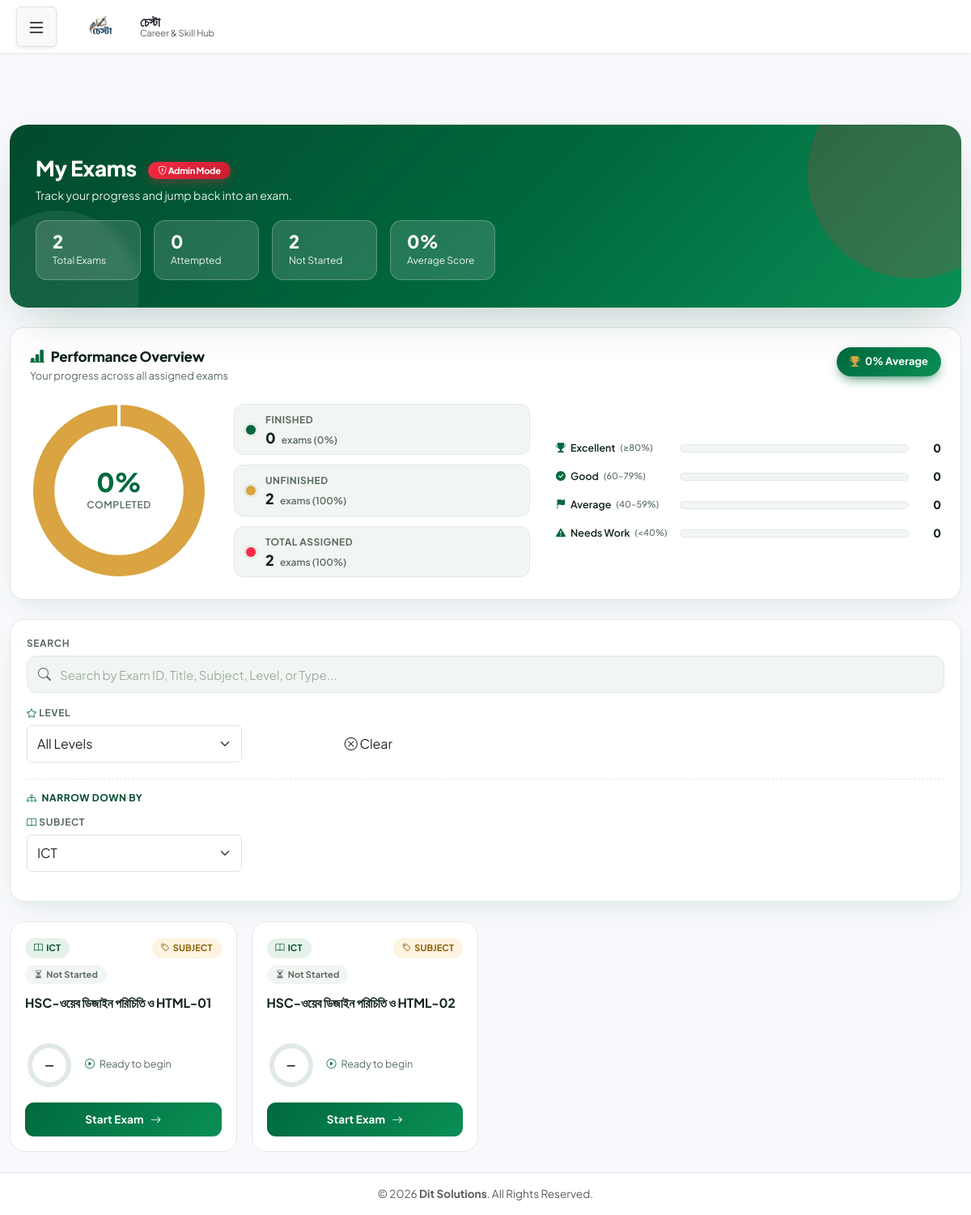
Page /exam_list_52th_bcs.php?subject_id=12 (signed in) on the committed database.
### tables this page shows
CREATE TABLE `exams_info` (
  `exam_id` varchar(100) NOT NULL,
  `level_id` int(11) NOT NULL,
  `subject_id` int(11) DEFAULT NULL,
  `chapter_id` int(11) DEFAULT NULL,
  `topic_id` int(11) DEFAULT NULL,
  `exam_date` date DEFAULT NULL,
  `AUTHORIZED_STATUS` char(1) DEFAULT NULL,
  `AUTHORIZED_USER` varchar(100) DEFAULT NULL,
  `AUTHORIZED_DATE` date DEFAULT NULL,
  `title` varchar(255) NOT NULL,
  `created_date` datetime DEFAULT current_timestamp(),
  `br_code` varchar(20) DEFAULT NULL,
  `org_code` varchar(20) DEFAULT NULL,
  `ENTRY_DATE` date DEFAULT NULL,
  `ENTRY_USER` varchar(200) DEFAULT NULL,
  `EDIT_DATE` date DEFAULT NULL,
  `EDIT_USER` varchar(200) DEFAULT NULL,
  `DELETE_DATE` date DEFAULT NULL,
  `DELETE_USER` varchar(200) DEFAULT NULL,
  `exam_type_id` int(11) NOT NULL,
  `remarks` text NOT NULL
);

CREATE TABLE `subjects` (
  `id` int(11) NOT NULL,
  `level_id` int(11) NOT NULL,
  `name` varchar(255) NOT NULL,
  `BR_CODE` varchar(20) DEFAULT NULL,
  `ORG_CODE` varchar(20) DEFAULT NULL,
  `AUTHORIZED_STATUS` char(1) DEFAULT 'N',
  `AUTHORIZED_USER` varchar(100) DEFAULT NULL,
  `AUTHORIZED_DATE` date DEFAULT NULL,
  `ENTRY_DATE` date DEFAULT NULL,
  `ENTRY_USER` varchar(200) DEFAULT NULL,
  `EDIT_DATE` date DEFAULT NULL,
  `EDIT_USER` varchar(200) DEFAULT NULL,
  `DELETE_USER` varchar(200) DEFAULT NULL,
  `DELETE_DATE` date DEFAULT NULL
);

CREATE TABLE `exam_types` (
  `id` int(11) NOT NULL,
  `type_name` varchar(50) NOT NULL,
  `description` varchar(255) DEFAULT NULL,
  `status` char(1) DEFAULT 'Y'
);

### exam_list_52th_bcs.php (the view, shortened to what the rows shown need)
<?php
require 'db.php';
$FIXED_EXAM_TYPE_ID = 3;
$selectedSubject  = isset($_GET['subject_id']) ? (int)$_GET['subject_id'] : 0;
$searchKeyword    = isset($_GET['search']) ? trim($_GET['search']) : '';
$sql = "SELECT
            e.exam_id,
            e.title,
            e.subject_id,
            e.level_id,
            e.exam_type_id,
            s.name as subject_name,
            l.name as level_name,
            t.type_name as exam_type_name
        FROM exams_info e
        LEFT JOIN subjects s ON e.subject_id = s.id
        LEFT JOIN levels l ON e.level_id = l.id
        LEFT JOIN exam_types t ON e.exam_type_id = t.id
        WHERE e.AUTHORIZED_STATUS = 'Y'
          AND e.exam_type_id = :fixed_exam_type_id";
$params = ['fixed_exam_type_id' => $FIXED_EXAM_TYPE_ID];
$whereConditions = [];
if ($selectedSubject > 0) {
    $whereConditions[] = "e.subject_id = :subject_id";
    $params['subject_id'] = $selectedSubject;
}
if (!empty($whereConditions)) {
    $sql .= " AND " . implode(" AND ", $whereConditions);
}
$sql .= " ORDER BY s.name ASC, e.title ASC";
try {
    $stmt = $pdo->prepare($sql);
    $stmt->execute($params);
    $exams = $stmt->fetchAll(PDO::FETCH_ASSOC);
} catch (PDOException $e) {
    error_log("Error fetching exams: " . $e->getMessage());
    $exams = [];
}
$examStatuses = [];
function getExamCard($exam, $statuses, $searchKeyword) {
    $examId = $exam['exam_id'];
    $hasResult = isset($statuses[$examId]) && $statuses[$examId]['attempted'];
    $ringColor = $hasResult ? $statuses[$examId]['color'] : '#94a3b8';
    $scoreValue = $hasResult ? $statuses[$examId]['best_score_rounded'] : 0;
    $circumference = 2 * M_PI * 24;
    $offset = $circumference - ($circumference * $scoreValue / 100);
    ?>
    <div class="exam-card" id="exam-row-<?= htmlspecialchars($examId) ?>">
        <div class="exam-card-top">
            <?php if (!empty($exam['subject_name'])): ?>
                <span class="chip chip-subject"><i class="bi bi-book"></i> <?= htmlspecialchars($exam['subject_name']) ?></span>
            <?php else: ?>
                <span class="chip chip-muted">Not Assigned</span>
            <?php endif; ?>
            <?php if (!empty($exam['exam_type_name'])): ?>
                <span class="chip chip-type"><i class="bi bi-tag"></i> <?= htmlspecialchars($exam['exam_type_name']) ?></span>
            <?php endif; ?>
            <?php if ($hasResult): ?>
                <span class="chip chip-status" style="background:<?= $ringColor ?>1a; color:<?= $ringColor ?>;">
                    <i class="bi <?= $statuses[$examId]['icon'] ?>"></i> <?= $statuses[$examId]['performance_text'] ?>
                </span>
            <?php else: ?>
                <span class="chip chip-status chip-not-started"><i class="bi bi-hourglass-split"></i> Not Started</span>
            <?php endif; ?>
        </div>
        <h3 class="exam-title">
            <?= htmlspecialchars($exam['title']) ?>
        </h3>
        <div class="exam-card-body">
            <div class="ring-wrap">
                <svg class="score-ring" width="60" height="60" viewBox="0 0 60 60">
                    <circle cx="30" cy="30" r="24" class="ring-track"/>
                    <circle cx="30" cy="30" r="24" class="ring-progress"
                        stroke="<?= $ringColor ?>"
                        stroke-dasharray="<?= $circumference ?>"
                        stroke-dashoffset="<?= $hasResult ? $offset : $circumference ?>"/>
                </svg>
                <span class="ring-label"><?= $hasResult ? $scoreValue . '%' : '—' ?></span>
            </div>
            <div class="exam-meta">
                <?php if ($hasResult): ?>
                    <div class="meta-row">
                        <i class="bi bi-check2-circle"></i>
                        <span><?= $statuses[$examId]['best_correct'] ?>/<?= $statuses[$examId]['total_questions'] ?> correct</span>
                    </div>
                    <div class="meta-row">
                        <i class="bi bi-arrow-repeat"></i>
                        <span><?= $statuses[$examId]['attempt_count'] ?> attempt<?= $statuses[$examId]['attempt_count'] > 1 ? 's' : '' ?></span>
                    </div>
                <?php else: ?>
                    <div class="meta-row">
                        <i class="bi bi-play-circle"></i>
                        <span>Ready to begin</span>
                    </div>
                <?php endif; ?>
            </div>
        </div>
        <a href="view_exam.php?id=<?= urlencode($examId) ?>" class="exam-action">
            <?= $hasResult ? 'Retake Exam' : 'Start Exam' ?> <i class="bi bi-arrow-right"></i>
        </a>
    </div>
    <?php
    return ob_get_clean();
}
?>
<!DOCTYPE html>
<html lang="en">
<head>
    <link href="https://cdn.jsdelivr.net/npm/bootstrap@5.3.0/dist/css/bootstrap.min.css" rel="stylesheet">
    <link href="https://cdn.jsdelivr.net/npm/bootstrap-icons@1.11.3/font/bootstrap-icons.css" rel="stylesheet">
</head>
<body class="d-flex flex-column min-vh-100">
<?php include 'header.php'; ?>
<main class="container py-4 flex-grow-1">
    <div id="examGrid">
        <?php if (count($exams) > 0): ?>
            <?php foreach ($exams as $exam): ?>
                <?= getExamCard($exam, $examStatuses, $searchKeyword) ?>
            <?php endforeach; ?>
        <?php endif; ?>
    </div>
</main>
<?php include 'footer.php'; ?>
</body>
</html>

### rows in the picture
exams_info: subject.name "ICT", exam_type.type_name "SUBJECT", shows "Not Started", title "HSC-ওয়েব ডিজাইন পরিচিতি ও HTML-01", shows "Ready to begin", shows "Start Exam"
exams_info: subject.name "ICT", exam_type.type_name "SUBJECT", shows "Not Started", title "HSC-ওয়েব ডিজাইন পরিচিতি ও HTML-02", shows "Ready to begin", shows "Start Exam"

### other values in the picture
$orgName "চেস্টা"
$totalExamsCount "2"
$attemptedCount "0"
$notStartedCount "2"
$avgScore "0"
$finishedPct "0"
$unfinishedPct "100"
$excellentCount "0"
$goodCount "0"
$averageCount "0"
$needsWorkCount "0"
form field subject_id "ICT"
chart data {{ $attemptedCount }} 0
